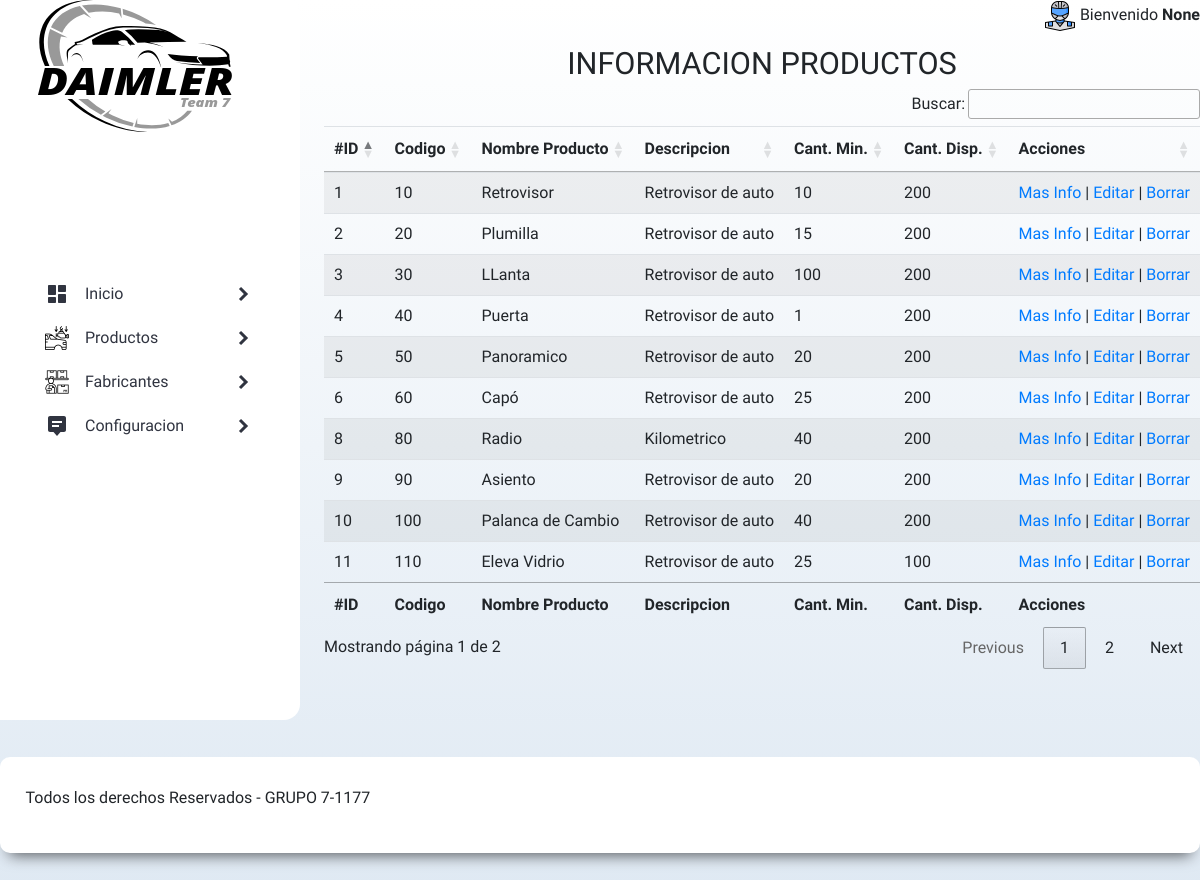
Page /crud_productos (signed in) on the committed database.
### tables this page shows
CREATE TABLE productos (
  id_producto INTEGER PRIMARY KEY AutoIncrement,
  codigo_producto varchar(15) NOT NULL UNIQUE,
  nombre_producto varchar(255) NOT NULL,
  descripcion text,
  cminima_rq_bodega decimal(15,0) DEFAULT NULL,
  cdisponible_bodega decimal(15,0) DEFAULT NULL,
  estado char(1) NOT NULL DEFAULT 1,
  fecha_sistema datetime DEFAULT CURRENT_TIMESTAMP,
  codigo_usuario varchar(15) NOT NULL
  );

### app.py (the view)
@app.route("/crud_productos", methods=["GET", "POST"])
def crud_productos():
    if g.user:
        sql = "Select * from productos"
        db = get_db()
        cursor = db.cursor()
        cursor.execute(sql)
        productos = cursor.fetchall()
        close_db()
        return render_template("show_prod.html", sesion_iniciada=sesion_iniciada, productos=productos, usuario=g.user)
    else:
        return render_template('index.html', sesion_iniciada=sesion_iniciada, usuario=g.user)

### app.py (called while the page is built)
@app.before_request  # Decorador
def load_logged_in_user():
    user_id = session.get('user_id')
    if user_id is None:
        g.user = None
    else:
        g.user = get_db().execute(
            'SELECT * FROM usuarios WHERE codigo_usuario = ?', (user_id,)
        ).fetchone()

### db.py (called while the page is built)
def get_db():
    try:
        if 'db' not in g:
            g.db = sqlite3.connect("db/daimler.db")
            g.db.row_factory = sqlite3.Row
        return g.db
    except Error:
        print( Error )

### templates/show_prod.html (shortened to what this page needs)
{% extends "base.html" %}
{% block cont_menu %}
<body>
    <div class="form_menu">
        <h2>INFORMACION PRODUCTOS</h2>
        <table id="producto" class="table table-striped table-inverse table-responsive">
            <thead class="thead-inverse">
                <tr>
                    <th>#ID</th>
                    <th>Codigo</th>
                    <th>Nombre Producto</th>
                    <th>Descripcion</th>
                    <th>Cant. Min.</th>
                    <th>Cant. Disp.</th>
                    {% if sesion_iniciada[2] != "USER" %}
                    <th>Acciones</th>
                    {% endif %}
                </tr>
                </thead>
                <tbody>
                    {%for productos in productos %}
                    <tr>
                        <td>{{productos[0]}} </td>
                        <td>{{productos[1]}} </td>
                        <td>{{productos[2]}} </td>
                        <td>{{productos[3]}} </td>
                        <td>{{productos[4]}} </td>
                        <td>{{productos[5]}} </td>
                        {% if sesion_iniciada[2] != "USER" %}
                            <td> <a href="/info_prod/{{productos[0]}}">Mas Info </a> | <a href="/edit_prod/{{productos[0]}}">Editar</a> | <a href="/del_prod/{{productos[0]}}">Borrar</a></td>
                    {% endif %}
                    </tr>
                    {%endfor %}
                </tbody>
                <tfoot class="thead-inverse">
                    <tr>
                        <th>#ID</th>
                        <th>Codigo</th>
                        <th>Nombre Producto</th>
                        <th>Descripcion</th>
                        <th>Cant. Min.</th>
                        <th>Cant. Disp.</th>
                        {% if sesion_iniciada[2] != "USER" %}
                        <th>Acciones</th>
                        {% endif %}
                    </tr>
                </tfoot>
        </table>
    </div>
</body>
{% endblock %}

### static/css/styles.css (style rules this page uses)
:root { --blanco: #000; --amarilo: #e6f36f; --oscuro: #212121; --rojo: #e70606; --primario: #c0e4bb; --secundario: #adb5bd; --gris: #757575; }
html { font-size: 80%; box-sizing: border-box; scroll-snap-type: y mandatory; }
*, *:before, *:after { box-sizing: inherit; box-sizing: border-box; margin: 0; padding: 0; list-style: none; text-decoration: none; border: none; outline: none; }
body { font-size: 16px; font-family: 'Cuprum', sans-serif; background-image: linear-gradient(to top, #dfe9f3 0%, white 100%); min-height: 100%; }
h1, h2, h3 { text-align: center; }
h2 { font-size: 2.4rem; }
.form_menu { padding-top: 20px; align-items: flex; margin: 0 auto; position: relative; }

### rows in the picture
productos: id_producto "1", codigo_producto "10", nombre_producto "Retrovisor", descripcion "Retrovisor de auto", cminima_rq_bodega "10", cdisponible_bodega "200"
productos: id_producto "2", codigo_producto "20", nombre_producto "Plumilla", descripcion "Retrovisor de auto", cminima_rq_bodega "15", cdisponible_bodega "200"
productos: id_producto "3", codigo_producto "30", nombre_producto "LLanta", descripcion "Retrovisor de auto", cminima_rq_bodega "100", cdisponible_bodega "200"
productos: id_producto "4", codigo_producto "40", nombre_producto "Puerta", descripcion "Retrovisor de auto", cminima_rq_bodega "1", cdisponible_bodega "200"
productos: id_producto "5", codigo_producto "50", nombre_producto "Panoramico", descripcion "Retrovisor de auto", cminima_rq_bodega "20", cdisponible_bodega "200"
productos: id_producto "6", codigo_producto "60", nombre_producto "Capó", descripcion "Retrovisor de auto", cminima_rq_bodega "25", cdisponible_bodega "200"
productos: id_producto "8", codigo_producto "80", nombre_producto "Radio", descripcion "Kilometrico", cminima_rq_bodega "40", cdisponible_bodega "200"
productos: id_producto "9", codigo_producto "90", nombre_producto "Asiento", descripcion "Retrovisor de auto", cminima_rq_bodega "20", cdisponible_bodega "200"
productos: id_producto "10", codigo_producto "100", nombre_producto "Palanca de Cambio", descripcion "Retrovisor de auto", cminima_rq_bodega "40", cdisponible_bodega "200"
productos: id_producto "11", codigo_producto "110", nombre_producto "Eleva Vidrio", descripcion "Retrovisor de auto", cminima_rq_bodega "25", cdisponible_bodega "100"

### other values in the picture
{{ sesion_iniciada[1] }} "None"
